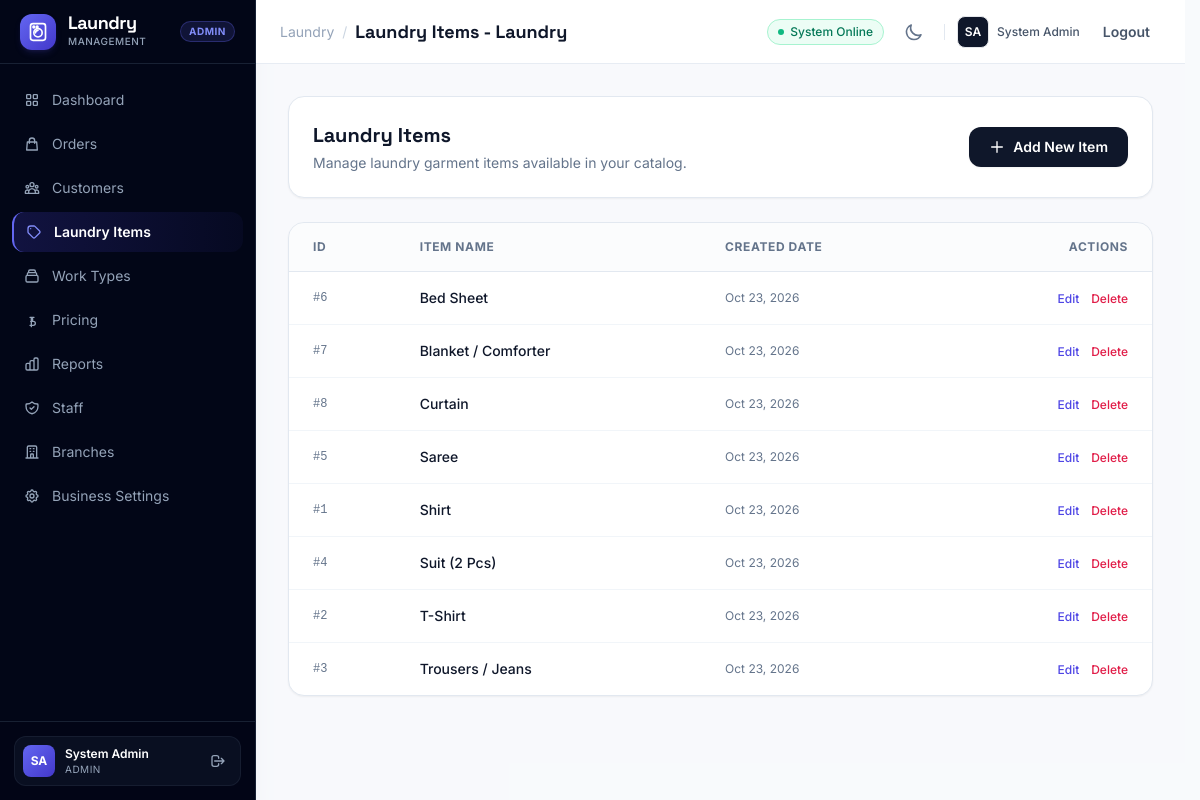
/laundry-lms/items (signed in), run on the app's committed database.
### tables this page shows
CREATE TABLE `laundry_items` (
  `id` int(10) unsigned NOT NULL AUTO_INCREMENT,
  `name` varchar(100) NOT NULL,
  `created_at` timestamp NOT NULL DEFAULT current_timestamp(),
  `deleted_at` timestamp NULL DEFAULT NULL,
  PRIMARY KEY (`id`)
);

### app/Controllers/LaundryItemController.php (called while the page is built, shortened)
<?php
class LaundryItemController {
    public function index(): void {
        $items = LaundryItem::all();
        Router::view('admin/items/index', [
            'title' => 'Laundry Items - Launder',
            'items' => $items
        ], 'admin');
    }
}

### public/index.php (called while the page is built, shortened)
<?php
$router = new Router();
$router->get('/', 'Faizal\LaundryLms\Controllers\HomeController@index');
$router->get('/login', 'Faizal\LaundryLms\Controllers\AuthController@showLogin', [GuestMiddleware::class]);
$router->post('/login', 'Faizal\LaundryLms\Controllers\AuthController@login', [CsrfMiddleware::class]);
$router->get('/register', 'Faizal\LaundryLms\Controllers\AuthController@showRegister', [GuestMiddleware::class]);
$router->post('/register', 'Faizal\LaundryLms\Controllers\AuthController@register', [GuestMiddleware::class, CsrfMiddleware::class]);
$router->get('/logout', 'Faizal\LaundryLms\Controllers\AuthController@logout', [AuthMiddleware::class]);
$authRole     = [AuthMiddleware::class, RoleMiddleware::class . ':admin,staff'];
$authRoleCsrf = [AuthMiddleware::class, RoleMiddleware::class . ':admin,staff', CsrfMiddleware::class];
$staffOnlyAuth     = [AuthMiddleware::class, RoleMiddleware::class . ':staff'];
$staffOnlyAuthCsrf = [AuthMiddleware::class, RoleMiddleware::class . ':staff', CsrfMiddleware::class];
$adminOnlyAuth     = [AuthMiddleware::class, RoleMiddleware::class . ':admin'];
$adminOnlyAuthCsrf = [AuthMiddleware::class, RoleMiddleware::class . ':admin', CsrfMiddleware::class];
$customerAuth     = [AuthMiddleware::class, RoleMiddleware::class . ':customer', ForcePinChangeMiddleware::class];
$customerAuthCsrf = [AuthMiddleware::class, RoleMiddleware::class . ':customer', ForcePinChangeMiddleware::class, CsrfMiddleware::class];
$forcePinAuth     = [AuthMiddleware::class, RoleMiddleware::class . ':customer'];
$forcePinAuthCsrf = [AuthMiddleware::class, RoleMiddleware::class . ':customer', CsrfMiddleware::class];
$router->get('/dashboard', 'Faizal\LaundryLms\Controllers\DashboardController@index', $authRole);
$router->get('/customer/force-pin-update', 'Faizal\LaundryLms\Controllers\CustomerPortalController@forcePinUpdateForm', $forcePinAuth);
$router->post('/customer/force-pin-update', 'Faizal\LaundryLms\Controllers\CustomerPortalController@forcePinUpdate', $forcePinAuthCsrf);
$router->get('/customer/dashboard', 'Faizal\LaundryLms\Controllers\CustomerPortalController@dashboard', $customerAuth);
$router->get('/customer/orders', 'Faizal\LaundryLms\Controllers\CustomerPortalController@orders', $customerAuth);
$router->get('/customer/orders/show', 'Faizal\LaundryLms\Controllers\CustomerPortalController@showOrder', $customerAuth);
$router->get('/customer/orders/print', 'Faizal\LaundryLms\Controllers\CustomerPortalController@printReceipt', $customerAuth);
$router->get('/customer/orders/pdf', 'Faizal\LaundryLms\Controllers\CustomerPortalController@downloadPdf', $customerAuth);
$router->post('/customer/orders/approve-price', 'Faizal\LaundryLms\Controllers\CustomerPortalController@approvePrice', $customerAuthCsrf);
$router->post('/customer/orders/approve', 'Faizal\LaundryLms\Controllers\CustomerPortalController@approvePrice', $customerAuthCsrf);
$router->post('/customer/orders/reject-price', 'Faizal\LaundryLms\Controllers\CustomerPortalController@rejectPrice', $customerAuthCsrf);
$router->post('/customer/orders/cancel', 'Faizal\LaundryLms\Controllers\CustomerPortalController@cancelOrder', $customerAuthCsrf);
$router->post('/customer/orders/reschedule', 'Faizal\LaundryLms\Controllers\CustomerPortalController@reschedule', $customerAuthCsrf);
$router->post('/customer/orders/pay/initiate', 'Faizal\LaundryLms\Controllers\CustomerPortalController@initiateOnlinePayment', $customerAuthCsrf);
$router->post('/customer/orders/pay/verify', 'Faizal\LaundryLms\Controllers\CustomerPortalController@verifyOnlinePayment', $customerAuthCsrf);
$router->get('/customer/orders/create', 'Faizal\LaundryLms\Controllers\CustomerPortalController@createOrderForm', $customerAuth);
$router->post('/customer/orders/create', 'Faizal\LaundryLms\Controllers\CustomerPortalController@storeOrder', $customerAuthCsrf);
$router->get('/customer/profile', 'Faizal\LaundryLms\Controllers\CustomerPortalController@profile', $customerAuth);
$router->post('/customer/profile', 'Faizal\LaundryLms\Controllers\CustomerPortalController@updateProfile', $customerAuthCsrf);
$router->post('/customer/profile/pin', 'Faizal\LaundryLms\Controllers\CustomerPortalController@changePin', $customerAuthCsrf);
$router->get('/customer/notifications', 'Faizal\LaundryLms\Controllers\CustomerPortalController@notifications', $customerAuth);
$router->post('/customer/notifications/read', 'Faizal\LaundryLms\Controllers\CustomerPortalController@markNotificationRead', $customerAuthCsrf);
$router->post('/customer/notifications/read-all', 'Faizal\LaundryLms\Controllers\CustomerPortalController@markAllNotificationsRead', $customerAuthCsrf);
$router->get('/items', 'Faizal\LaundryLms\Controllers\LaundryItemController@index', $authRole);
$router->post('/items', 'Faizal\LaundryLms\Controllers\LaundryItemController@store', $authRoleCsrf);
$router->post('/items/update', 'Faizal\LaundryLms\Controllers\LaundryItemController@update', $authRoleCsrf);
$router->post('/items/delete', 'Faizal\LaundryLms\Controllers\LaundryItemController@delete', $authRoleCsrf);
$router->get('/work-types', 'Faizal\LaundryLms\Controllers\WorkTypeController@index', $authRole);
$router->post('/work-types', 'Faizal\LaundryLms\Controllers\WorkTypeController@store', $authRoleCsrf);
$router->post('/work-types/update', 'Faizal\LaundryLms\Controllers\WorkTypeController@update', $authRoleCsrf);
$router->post('/work-types/delete', 'Faizal\LaundryLms\Controllers\WorkTypeController@delete', $authRoleCsrf);
$router->get('/pricing', 'Faizal\LaundryLms\Controllers\PricingController@index', $authRole);
$router->post('/pricing', 'Faizal\LaundryLms\Controllers\PricingController@store', $authRoleCsrf);
$router->post('/pricing/update', 'Faizal\LaundryLms\Controllers\PricingController@update', $authRoleCsrf);
$router->post('/pricing/delete', 'Faizal\LaundryLms\Controllers\PricingController@delete', $authRoleCsrf);
$router->get('/customers', 'Faizal\LaundryLms\Controllers\CustomerController@index', $authRole);
$router->get('/customers/show', 'Faizal\LaundryLms\Controllers\CustomerController@show', $authRole);
$router->post('/customers', 'Faizal\LaundryLms\Controllers\CustomerController@store', $authRoleCsrf);
$router->post('/customers/update', 'Faizal\LaundryLms\Controllers\CustomerController@update', $authRoleCsrf);
$router->post('/customers/delete', 'Faizal\LaundryLms\Controllers\CustomerController@delete', $authRoleCsrf);
$router->post('/admin/customers/reset-pin', 'Faizal\LaundryLms\Controllers\CustomerController@resetPin', $adminOnlyAuthCsrf);
$router->get('/staff/dashboard', 'Faizal\LaundryLms\Controllers\StaffPortalController@dashboard', $staffOnlyAuth);
$router->get('/orders', 'Faizal\LaundryLms\Controllers\OrderController@index', $authRole);
$router->get('/orders/create', 'Faizal\LaundryLms\Controllers\OrderController@create', $authRole);
$router->post('/orders', 'Faizal\LaundryLms\Controllers\OrderController@store', $authRoleCsrf);
$router->get('/orders/show', 'Faizal\LaundryLms\Controllers\OrderController@show', $authRole);
$router->get('/orders/print', 'Faizal\LaundryLms\Controllers\OrderController@printJobCard', $authRole);
$router->get('/orders/pdf', 'Faizal\LaundryLms\Controllers\OrderController@downloadPdf', $authRole);
$router->post('/orders/status', 'Faizal\LaundryLms\Controllers\OrderController@updateStatus', $authRoleCsrf);
$router->post('/orders/payment', 'Faizal\LaundryLms\Controllers\OrderController@recordPayment', $authRoleCsrf);
$router->post('/orders/refund', 'Faizal\LaundryLms\Controllers\OrderController@processRefund', $authRoleCsrf);
$router->post('/orders/claim', 'Faizal\LaundryLms\Controllers\OrderController@claimOrder', $staffOnlyAuthCsrf);
$router->post('/orders/assign', 'Faizal\LaundryLms\Controllers\OrderController@assignStaff', $adminOnlyAuthCsrf);
$router->post('/orders/inspect', 'Faizal\LaundryLms\Controllers\OrderController@submitInspection', $authRoleCsrf);
$router->post('/orders/override-price-approval', 'Faizal\LaundryLms\Controllers\OrderController@overridePriceApproval', $adminOnlyAuthCsrf);
$router->post('/orders/cancel', 'Faizal\LaundryLms\Controllers\OrderController@cancel', $authRoleCsrf);
$router->post('/orders/reschedule', 'Faizal\LaundryLms\Controllers\OrderController@reschedule', $authRoleCsrf);
$router->get('/reports', 'Faizal\LaundryLms\Controllers\ReportController@index', $authRole);
$router->get('/admin/staff', 'Faizal\LaundryLms\Controllers\Admin\StaffController@index', $adminOnlyAuth);
$router->post('/admin/staff', 'Faizal\LaundryLms\Controllers\Admin\StaffController@store', $adminOnlyAuthCsrf);
$router->post('/admin/staff/update', 'Faizal\LaundryLms\Controllers\Admin\StaffController@update', $adminOnlyAuthCsrf);
$router->post('/admin/staff/toggle-status', 'Faizal\LaundryLms\Controllers\Admin\StaffController@toggleStatus', $adminOnlyAuthCsrf);
$router->get('/admin/branches', 'Faizal\LaundryLms\Controllers\Admin\BranchController@index', $adminOnlyAuth);
$router->post('/admin/branches', 'Faizal\LaundryLms\Controllers\Admin\BranchController@store', $adminOnlyAuthCsrf);
$router->post('/admin/branches/update', 'Faizal\LaundryLms\Controllers\Admin\BranchController@update', $adminOnlyAuthCsrf);
$router->post('/admin/branches/toggle-status', 'Faizal\LaundryLms\Controllers\Admin\BranchController@toggleStatus', $adminOnlyAuthCsrf);
$router->post('/admin/branches/delete', 'Faizal\LaundryLms\Controllers\Admin\BranchController@delete', $adminOnlyAuthCsrf);
$router->get('/admin/settings', 'Faizal\LaundryLms\Controllers\Admin\SettingsController@index', $adminOnlyAuth);
$router->post('/admin/settings', 'Faizal\LaundryLms\Controllers\Admin\SettingsController@update', $adminOnlyAuthCsrf);
$router->post('/api/payment/webhook', 'Faizal\LaundryLms\Controllers\PaymentWebhookController@handle');
$router->dispatch($_SERVER['REQUEST_URI'], $_SERVER['REQUEST_METHOD']);

### app/Models/LaundryItem.php (called while the page is built, shortened)
<?php
class LaundryItem {
    public static function all(): array {
        $db = Database::getConnection();
        $stmt = $db->query("SELECT * FROM laundry_items WHERE deleted_at IS NULL ORDER BY name ASC");
        return $stmt->fetchAll();
    }
}

### views/pages/admin/items/index.php (the view, shortened to what this page needs)
<div class="space-y-6">
    <div class="flex flex-col sm:flex-row justify-between items-start sm:items-center gap-4 bg-white p-6 rounded-2xl border border-slate-200 shadow-sm">
        <div>
            <h2 class="text-xl font-bold text-slate-900 font-display">Laundry Items</h2>
            <p class="text-sm text-slate-500 mt-1">Manage laundry garment items available in your catalog.</p>
        </div>
        <button onclick="document.getElementById('createItemModal').classList.remove('hidden')" class="bg-slate-900 text-white px-5 py-2.5 rounded-xl text-sm font-semibold hover:bg-slate-800 transition-colors shadow-sm flex items-center gap-2">
            <svg class="w-4 h-4" fill="none" stroke="currentColor" viewBox="0 0 24 24"><path stroke-linecap="round" stroke-linejoin="round" stroke-width="2" d="M12 4v16m8-8H4"></path></svg>
            Add New Item
        </button>
    </div>
    <div class="bg-white rounded-2xl border border-slate-200 shadow-sm overflow-hidden">
        <div class="overflow-x-auto">
            <table class="w-full text-left border-collapse">
                <thead>
                    <tr class="bg-slate-50/50 border-b border-slate-200 text-xs font-semibold text-slate-500 uppercase tracking-wider">
                        <th class="px-6 py-4">ID</th>
                        <th class="px-6 py-4">Item Name</th>
                        <th class="px-6 py-4">Created Date</th>
                        <th class="px-6 py-4 text-right">Actions</th>
                    </tr>
                </thead>
                <tbody class="divide-y divide-slate-100 text-sm">
                    <?php if (empty($items)): ?>
                        <tr>
                            <td colspan="4" class="px-6 py-12 text-center text-slate-400">
                                No laundry items found. Click "Add New Item" to create one.
                            </td>
                        </tr>
                    <?php else: ?>
                        <?php foreach ($items as $item): ?>
                            <tr class="hover:bg-slate-50/50 transition-colors">
                                <td class="px-6 py-4 font-mono text-slate-500 text-xs">#<?= htmlspecialchars((string)$item['id']) ?></td>
                                <td class="px-6 py-4 font-medium text-slate-900"><?= htmlspecialchars($item['name']) ?></td>
                                <td class="px-6 py-4 text-slate-500 text-xs"><?= htmlspecialchars(date('M d, Y', strtotime($item['created_at']))) ?></td>
                                <td class="px-6 py-4 text-right space-x-2">
                                    <button onclick="openEditModal(<?= $item['id'] ?>, '<?= htmlspecialchars(addslashes($item['name'])) ?>')" class="text-indigo-600 hover:text-indigo-900 font-medium text-xs">Edit</button>
                                    <form action="/laundry-lms/items/delete" method="POST" class="inline" onsubmit="return confirm('Are you sure you want to delete this laundry item?');">
                                        <button type="submit" class="text-rose-600 hover:text-rose-900 font-medium text-xs">Delete</button>
                                    </form>
                                </td>
                            </tr>
                        <?php endforeach; ?>
                    <?php endif; ?>
                </tbody>
            </table>
        </div>
    </div>
</div>

### data on the page
laundry_items: id "6", name "Bed Sheet", created_at "Oct 23, 2026"
laundry_items: id "7", name "Blanket / Comforter", created_at "Oct 23, 2026"
laundry_items: id "8", name "Curtain", created_at "Oct 23, 2026"
laundry_items: id "5", name "Saree", created_at "Oct 23, 2026"
laundry_items: id "1", name "Shirt", created_at "Oct 23, 2026"
laundry_items: id "4", name "Suit (2 Pcs)", created_at "Oct 23, 2026"
laundry_items: id "2", name "T-Shirt", created_at "Oct 23, 2026"
laundry_items: id "3", name "Trousers / Jeans", created_at "Oct 23, 2026"

### other printed values
Security::e($role === 'staff' ? 'Staff' : 'Admin') "ADMIN"
Security::e($item['label']) "Dashboard"
Security::e($item['label']) "Orders"
Security::e($item['label']) "Customers"
Security::e($item['label']) "Laundry Items"
Security::e($item['label']) "Work Types"
Security::e($item['label']) "Pricing"
Security::e($item['label']) "Reports"
Security::e($item['label']) "Staff"
Security::e($item['label']) "Branches"
Security::e($item['label']) "Business Settings"
Security::e($userInitials) "SA"
Security::e($userName) "System Admin"
Security::e($role) "ADMIN"
Security::e($pageTitle) "Laundry Items - Laundry"
